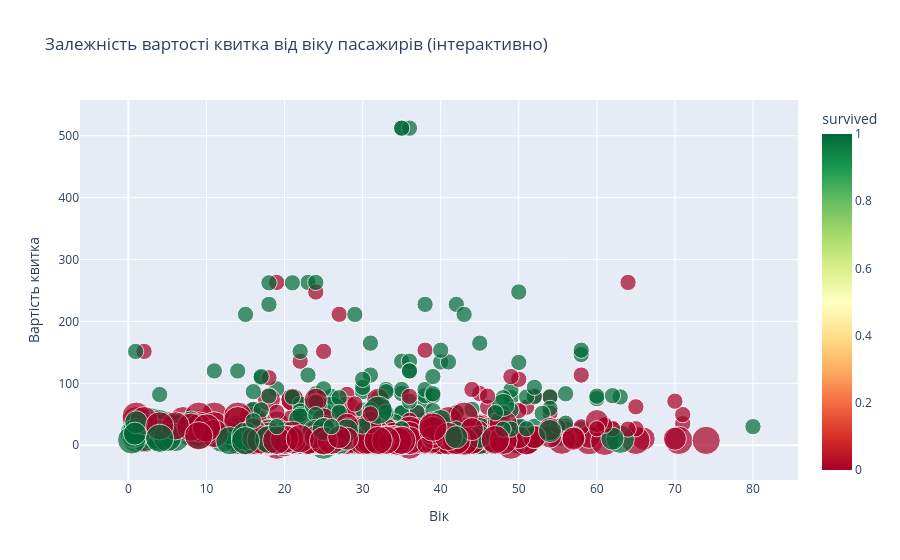

Write notebook code for a chart like this one.
### Code cell
# Інтерактивний scatter plot
fig = px.scatter(df, x='age', y='fare', color='survived',
                 size='pclass', 
                 hover_data=['name', 'pclass'],
                 title='Залежність вартості квитка від віку пасажирів (інтерактивно)',
                 labels={'age': 'Вік', 'fare': 'Вартість квитка', 'pclass': 'Клас'},
                 color_continuous_scale='RdYlGn')
fig.show()

### Figure 1 — Plotly figure (JSON) as saved in the notebook; plotly's stock layout.template omitted (floating-point values rounded to 4 significant figures; data arrays with more than 128 entries replaced by an {"elided": "..."} marker saying what was removed)
{"data": [{"customdata": {"elided": "891x2 mixed values"}, "hovertemplate": "Вік=%{x}<br>Вартість квитка=%{y}<br>Клас=%{customdata[1]}<br>name=%{customdata[0]}<br>survived=%{marker.color}<extra></extra>", "legendgroup": "", "marker": {"color": {"elided": "891 int values"}, "coloraxis": "coloraxis", "size": {"elided": "891 int values"}, "sizemode": "area", "sizeref": 0.0075, "symbol": "circle"}, "mode": "markers", "name": "", "orientation": "v", "showlegend": false, "type": "scatter", "x": {"elided": "891 float values"}, "xaxis": "x", "y": {"elided": "891 float values"}, "yaxis": "y"}], "layout": {"coloraxis": {"colorbar": {"title": {"text": "survived"}}, "colorscale": [[0, "rgb(165,0,38)"], [0.1, "rgb(215,48,39)"], [0.2, "rgb(244,109,67)"], [0.3, "rgb(253,174,97)"], [0.4, "rgb(254,224,139)"], [0.5, "rgb(255,255,191)"], [0.6, "rgb(217,239,139)"], [0.7, "rgb(166,217,106)"], [0.8, "rgb(102,189,99)"], [0.9, "rgb(26,152,80)"], [1, "rgb(0,104,55)"]]}, "legend": {"itemsizing": "constant", "tracegroupgap": 0}, "title": {"text": "Залежність вартості квитка від віку пасажирів (інтерактивно)"}, "xaxis": {"anchor": "y", "domain": [0, 1], "title": {"text": "Вік"}}, "yaxis": {"anchor": "x", "domain": [0, 1], "title": {"text": "Вартість квитка"}}}}
